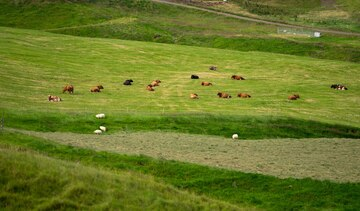
#> input picture images/rebanho.png, 360 x 211 px
$ python lab13.py
#> lines starting #> are read from the running program, lines starting #| are printed output that depends on the picture
import cv2
import numpy as np
import matplotlib.pyplot as plt

# Carregar a imagem
img = cv2.imread('../images/rebanho.png', cv2.COLOR_BGR2RGB)
#> img is the input picture: shape (211, 360, 3); mean B, G, R 40.6, 121, 107.1
img = cv2.cvtColor(img, cv2.COLOR_BGR2GRAY).astype(np.uint8)
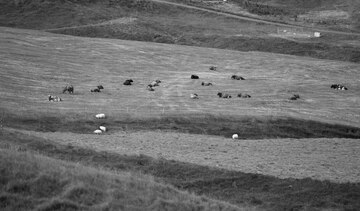
#> img: shape (211, 360); min 1, max 250, mean 107.7

# Montar imagem original
plt.figure(figsize=(6, 6))
plt.imshow(img, cmap='gray')
plt.title("imagem original")
plt.axis("off")
plt.show()

# Calcular redundância interpixel: diferença entre pixels vizinhos
diferenca = np.zeros_like(img, dtype=int)

for y in range(img.shape[0]):
    for x in range(1, img.shape[1]):
        diferenca[y, x] = (int(img[y, x]) - int(img[y, x-1]))
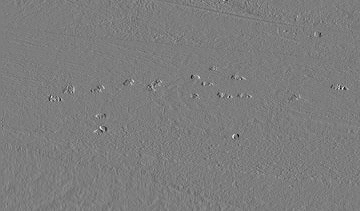
#> diferenca: shape (211, 360) int64; min -141, max 146, mean 0; drawn with min black and max white

# Deslocamento para visualização
diferenca_visual = diferenca + 128

# Mostrar imagem diferencial
plt.figure(figsize=(6, 6))
plt.imshow(diferenca_visual, cmap='gray')
plt.title("imagem após diferenca visual\n(redundância visual)")
plt.axis("off")
plt.show()

# Histogramas
plt.figure(figsize=(12, 5))
plt.subplot(1, 2, 1)
plt.hist(img.ravel(), bins=256)
plt.title("Histograma imagem original")

plt.subplot(1, 2, 2)
plt.hist(diferenca.ravel(), bins=256)
plt.title("Histograma imagem diferencial")
plt.show()
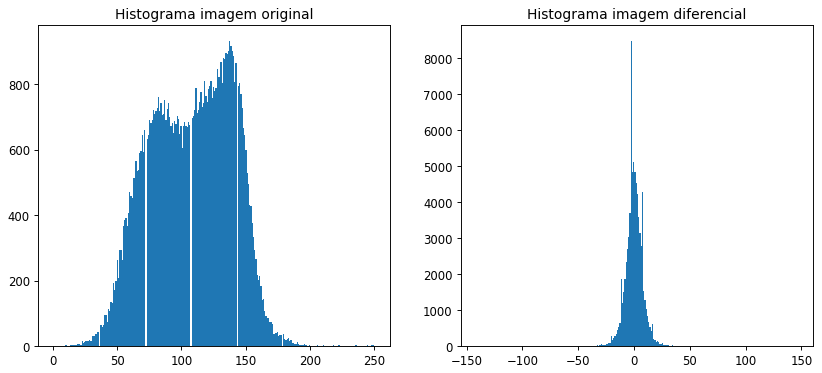
#> figure drawn by matplotlib, 2 panels; panel 1: tallest bar 933 high, from x = 137.2 to 138.1; panel 2: tallest bar 8496 high, from x = -3.11 to -1.98

# Medir quantidade de valores repetidos
unique_original = len(np.unique(img))
#> unique_original = 231
unique_diferenca = len(np.unique(diferenca))
#> unique_diferenca = 192

$ run again, with images/tronco.png copied over images/rebanho.png
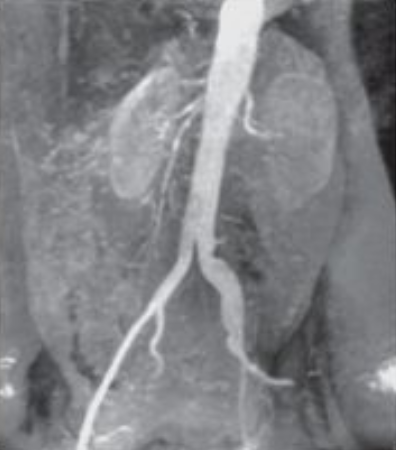
#> input picture images/tronco.png, 396 x 450 px
#> img is the input picture: shape (450, 396, 3); mean B, G, R 133.3, 129.7, 128.8
#> img: shape (450, 396)
#> after the loop `for y in range(img.shape[0]):`:
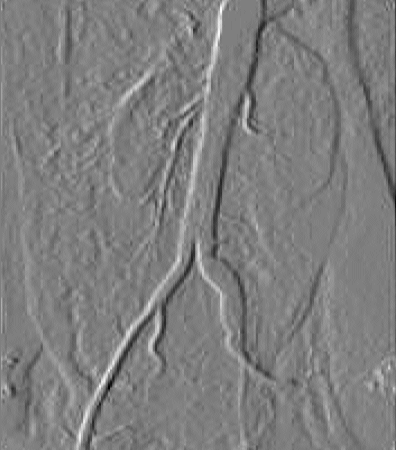
#> diferenca: shape (450, 396) int64; min -29, max 29, mean -0.1; drawn with min black and max white
#> `plt.show()`:
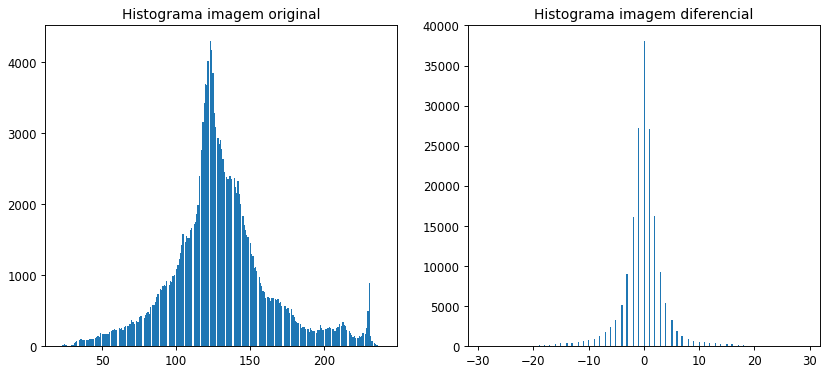
#> figure drawn by matplotlib, 2 panels; panel 1: tallest bar 4306 high, from x = 122.9 to 123.7; panel 2: tallest bar 38112 high, from x = 0 to 0.227
#> unique_original = 218
#> unique_diferenca = 58
